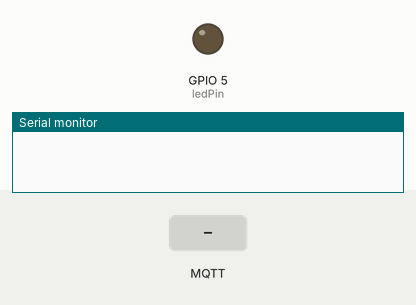
The sketch below on a simulated ESP32. Parts: output pins drawn as LEDs (lit = HIGH), the last lines printed to the serial monitor. The test bench sets the inputs (shaded band). WiFi joins after 1.5 s; servers stay silent unless stated; no MQTT or app messages arrive unless stated.

Above: at 2.7 s.
2.8 s: MQTT message "5" arrives on the first subscribed topic
At 4.0 s:
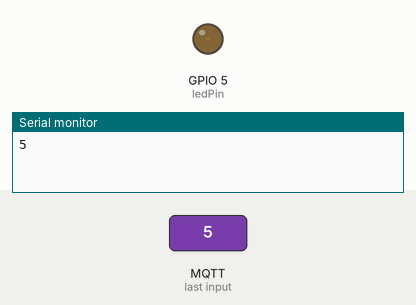
4.3 s: MQTT message "90" arrives on the first subscribed topic
At 5.2 s:
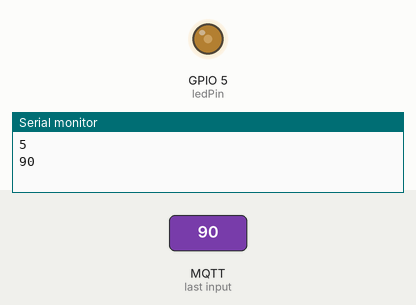
5.8 s: MQTT message "200" arrives on the first subscribed topic
At 6.3 s:
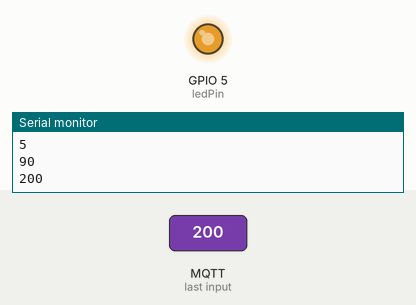
Timing chart, 0 to 8.8 s (numbered marks = the images above; inputs shaded):
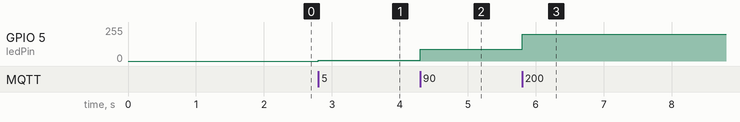

Measured:
- after the input at 2.8 s, GPIO 5 (ledPin): 0/255 → 5/255 at once
- after the input at 4.3 s, GPIO 5 (ledPin): 5/255 → 90/255 at once
- after the input at 5.8 s, GPIO 5 (ledPin): 90/255 → 200/255 at once

The sketch:

Esp32_receive.ino
```cpp
#include <WiFi.h>
#include <WiFiClientSecure.h>
#include <PubSubClient.h>

//#include <esp32-hal-ledc.h>

const char* ssid = "***********";
const char* password = "**********";


const char* mqtt_server = "7ebfc64c2ccc4f7682d8677e511e3319.s1.eu.hivemq.cloud";
const int mqtt_port = 8883;
const char* mqtt_user = "Brightness_control";
const char* mqtt_pass = "***********";

WiFiClientSecure espClient;
PubSubClient client(espClient);

const int ledPin = 5;
//const int pwmChannel=0;
//const int freq= 5000;
//const int resolution=8;


void setup_wifi() {
  delay(10);
  WiFi.begin(ssid, password);
  while (WiFi.status() != WL_CONNECTED) {
    delay(500);
  }
}

void callback(char* topic, byte* payload, unsigned int length) {
  char msg[5];
  memcpy(msg, payload, length);
  msg[length] = '\0';
  int brightness = atoi(msg);
  Serial.println(brightness);
  analogWrite(ledPin, brightness);
}

void reconnect() {
  while (!client.connected()) {
    if (client.connect("ESP32Client", mqtt_user, mqtt_pass))
    {
      client.subscribe("led/brightness");
    }
    else
    {
      delay(5000);
    }
  }
}

void setup() {
  Serial.begin(115200);
  pinMode(ledPin, OUTPUT);
  //ledcAttachChannel(ledPin, 5000, 8);
  setup_wifi();

  espClient.setInsecure();

  client.setServer(mqtt_server, mqtt_port);
  client.setCallback(callback);
  analogWrite(ledPin,0);
}

void loop() {
  if (!client.connected())
  {
    reconnect();
  }
  client.loop();
}
```
